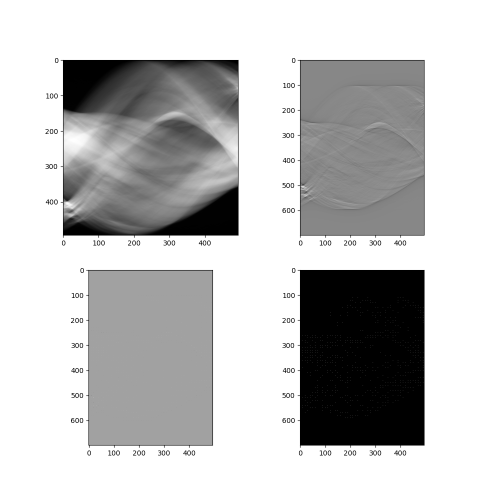
#> input picture addInfo/GirlwithPearl_info.png, 1000 x 1000 px, given as the content of the folder testdata, which was not available (shown at 1/2 size)
$ python main.py
#> lines starting #> are read from the running program, lines starting #| are printed output that depends on the picture; after the words box and inside, x2 and y2 are one past the last pixel; in counts of white or black regions, pixels touching at a corner belong together; pictures that were not available may be replaced by others from this repository, and a replacement may not be noted

import numpy as np
import matplotlib.pyplot as plt
from skimage.transform import radon, rescale
from skimage.io import imread, imsave
from functools import partial
from scipy.fft import fft, ifft
from skimage import exposure
import random
import re
from os import listdir
from os.path import isfile, join
import sys

"""### Cчитывание картинки """
def read_img(filename):
    image = imread(filename, as_gray=True)

    if image.shape[0] > 1000 and image.shape[1] > 1000:
        scaling_factor = 700 / image.shape[0]
        print("Image was rescaled. Scaling factor: ", scaling_factor)
        image = rescale(image, scaling_factor, anti_aliasing=True)

    # plt.rcParams['figure.figsize'] = [10, 10]

    # plt.axis('off')
    # plt.imshow(image, cmap=plt.cm.Greys_r)

    return image

"""### Форматирвоание под тип квадратной картинки с круглым наполнением внутри """
def procces_to_circle(image):
    round_size = int(np.floor(np.sqrt((max(image.shape[0], image.shape[1])) ** 2 / 2.0)))

    a1 = (image.shape[0] - round_size) // 2
    a2 = (image.shape[1] - round_size) // 2

    cropped = image[a1:image.shape[0] - a1, a2:image.shape[1] - a2]
    rounded = np.zeros((round_size, round_size))

    for i, row in enumerate(rounded):
        for j, line in enumerate(row):
            rounded[i][j] = cropped[i][j]

    radius = round_size // 2
    xpr, ypr = np.mgrid[:round_size, :round_size] - radius

    out_circle = (xpr ** 2 + ypr ** 2) > radius ** 2
    rounded[out_circle] = 0.

    # plt.imshow(rounded, cmap=plt.cm.Greys_r)

    return rounded

"""### Получение синограмы с помощью прямого преоброзования радона пунтк 1 алгоритма из задания """
def get_sinogram(rounded, theta):
    theta_x = np.linspace(theta[0], theta[1], max(rounded.shape), endpoint=False)
    sinogram = radon(rounded, theta=theta_x, circle=True)
    # plt.imshow(sinogram, cmap=plt.cm.Greys_r)
    return sinogram, theta_x

"""###Выравнивание и паддинг с учетом "круглости" картинки """
def cicrcle_padding(sinogram):
    diagonal = int(np.ceil(np.sqrt(2) * sinogram.shape[0]))
    pad = diagonal - sinogram.shape[0]
    old_center = sinogram.shape[0] // 2
    new_center = diagonal // 2
    pad_before = new_center - old_center
    pad_width = ((pad_before, pad - pad_before), (0, 0))
    radon_image = np.pad(sinogram, pad_width, mode='constant', constant_values=0)
    return radon_image


"""###Свертка проекций с рамп-фильтром пунтк 2 алгоритма из задания """
def ramp_filter(radon_image):

    img_shape = radon_image.shape[0]

    # Resize image to next power of two (but no less than 64) for
    # Fourier analysis; speeds up Fourier and lessens artifacts
    size = max(64, int(2 ** np.ceil(np.log2(2 * img_shape))))

    n = np.concatenate((np.arange(1, size / 2 + 1, 2, dtype=int),
                            np.arange(size / 2 - 1, 0, -2, dtype=int)))
    f = np.zeros(size)
    f[0] = 0.25
    f[1::2] = -1 / (np.pi * n) ** 2

    # # Computing the ramp filter from the fourier transform of its
    # # frequency domain representation lessens artifacts and removes a
    # # small bias as explained in [1], Chap 3. Equation 61
    fourier_filter = 2 * np.real(fft(f))         # ramp filter
    filter = fourier_filter[:, np.newaxis]

    pad_width = ((0, size - img_shape), (0, 0))
    img = np.pad(radon_image, pad_width, mode='constant', constant_values=0)

    projection = fft(img, axis=0) * filter
    radon_filtered = np.real(ifft(projection, axis=0)[:img_shape, :])

    # plt.imshow(radon_filtered, cmap=plt.cm.Greys_r)
    return radon_filtered

"""### Прореживание проекций по пространственной переменной(как я понял этот шаг) пунтк 3 алгоритма из задания """
def thinning(radon_filtered, n_strings = 45):
    # print(radon_filtered.shape)

    n = int(radon_filtered.shape[1] / n_strings)
    # print(int(n))

    reduced = np.zeros(radon_filtered.shape)

    for i, row in enumerate(radon_filtered):
        for j, line in enumerate(row):
            if j % n == 0 and i % n == 0:
                reduced[i][j] = line

    # plt.imshow(reduced, cmap=plt.cm.Greys_r)
    return reduced

"""### Нормировка разбитая на куски по шагам пунтк 4 алгоритма из задания """
def normolizing(reduced):
    non_zero = np.zeros(reduced.shape)

    for i, row in enumerate(reduced):
        for j, line in enumerate(row):
            non_zero[i][j] = line if line > 0 else 0

    # plt.imshow(non_zero, cmap=plt.cm.Greys_r)

    normolized = exposure.adjust_gamma(non_zero)

    # plt.imshow(normolized, cmap=plt.cm.Greys_r)
    return normolized

"""###Бинарное распыление синограммы пунтк 5 алгоритма из задания """
def binarization(normolized):
    binary_img = np.zeros(normolized.shape)

    val = [0, 1]
    for i, row in enumerate(normolized):
        for j, line in enumerate(row):
            l = random.choices(val, weights=[1 - line, line], k=1)
            binary_img[i][j] = l[0]

    # plt.imshow(binary_img, cmap=plt.cm.Greys_r)
    return binary_img

"""###Обратное преобразование радона пукнт 6 алгоритма из задания """
def back_projection(binary_img, theta):
    angles_count = len(theta)

    img_shape = binary_img.shape[0]
    output_size = int(np.floor(np.sqrt((img_shape) ** 2 / 2.0)))
    reconstructed = np.zeros((output_size, output_size))
    radius = output_size // 2
    xpr, ypr = np.mgrid[:output_size, :output_size] - radius
    x = np.arange(img_shape) - img_shape // 2

    for col, angle in zip(binary_img.T, np.deg2rad(theta)):
        t = ypr * np.cos(angle) - xpr * np.sin(angle)
        interpolant = partial(np.interp, xp=x, fp=col, left=0, right=0)
        reconstructed += interpolant(t)


    out_reconstruction_circle = (xpr ** 2 + ypr ** 2) > radius ** 2
    reconstructed[out_reconstruction_circle] = 0.

    reconstructed = reconstructed * np.pi / (2 * angles_count)

    return reconstructed

def get_stringart(src_file, n_strings = 45, theta = [0, 180], draw_add_info = True, name = "_"):
    image = read_img(src_file)
    rounded = procces_to_circle(image)
    sinogram, theta_x = get_sinogram(rounded, theta)
    circled = cicrcle_padding(sinogram)
    radon_filtered = ramp_filter(circled)
    reduced_img = thinning(radon_filtered, n_strings)
    normolized_img = normolizing(reduced_img)
    binary_img = binarization(normolized_img)
    reconstructed = back_projection(binary_img, theta_x)

    if draw_add_info:
        f = plt.figure(figsize=(10, 10))
        f.add_subplot(2,2, 1)
        plt.imshow(sinogram, cmap=plt.cm.Greys_r)
        f.add_subplot(2,2, 2)
        plt.imshow(radon_filtered, cmap=plt.cm.Greys_r)
        f.add_subplot(2,2, 3)
        plt.imshow(reduced_img, cmap=plt.cm.Greys_r)
        f.add_subplot(2,2, 4)
        plt.imshow(binary_img, cmap=plt.cm.Greys_r)
        plt.savefig("addInfo/" + name + "_info.png")
        plt.show(block=True)
        # plt.savefig("addInfo/info.png")

    return reconstructed

def main():
    if len(sys.argv) == 1:
        print("No arguments passed")
        print("For list of arguments use -h or -help")
        print("Using deafult params")
    else:
        cmd = sys.argv[1]
        if (cmd == '-h' or cmd == '-help' or cmd == '--help' or cmd == '--h'):
            print("filename")
            print("     Получить String Art из данного файла")
            print("filename num_threads")
            print("     Получить String Art из данного файла c заданным количесвтом нитей")
            print("     @:param num_threads: Количество нитей в итоговом изображении")
            print("filename num_threads end_angles")
            print("     Получить String Art из данного файла c заданным количесвтом нитей")
            print("     @:param num_threads: Количество нитей в итоговом изображении")
            print("     @:param end_angles: Угол до которого делается радон)")
            return 0

    filename = "testdata/GirlwithPearl.png"
    theta = [0., 180.]
    n = 70
    if (len(sys.argv) == 1):
        onlyfiles = [f for f in listdir("testdata") if isfile(join("testdata", f))]
        print(onlyfiles)
        for file in onlyfiles:
            filename = "testdata/" + file
            result = re.search(r'/\w+.\w+', filename)
            # print(result[0] if result else 'Not found')
            name = result[0][1:len(result[0]) - 4]
            print(name)

            art = get_stringart(filename, n_strings=n, theta=theta, name=name)
#> in read_img, image is the input picture: shape (1000, 1000) float64; min 0, max 1, mean 0.763
#> in procces_to_circle, `rounded[out_circle] = 0.`:
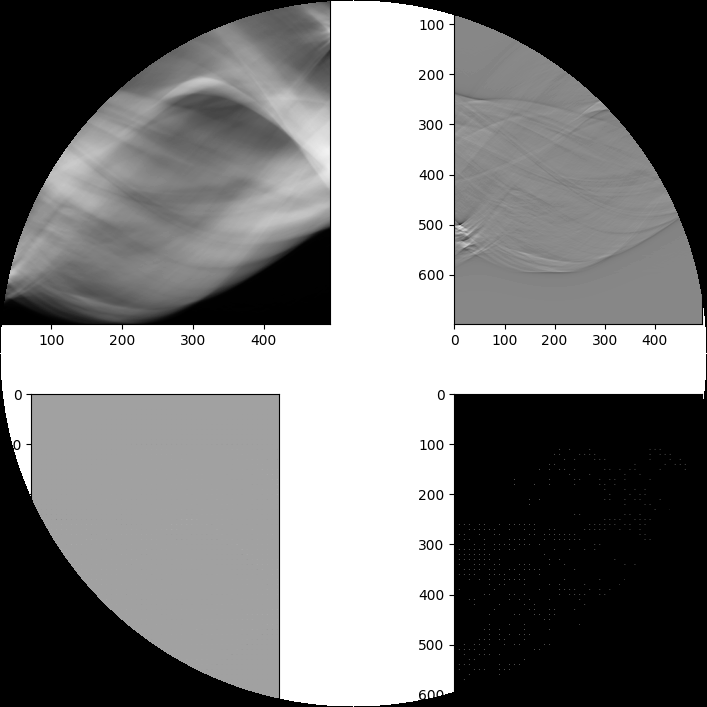
#> rounded: shape (707, 707) float64; min 0, max 1, mean 0.489
#> in get_sinogram, `sinogram = radon(rounded, theta=theta_x, circle=True)`:
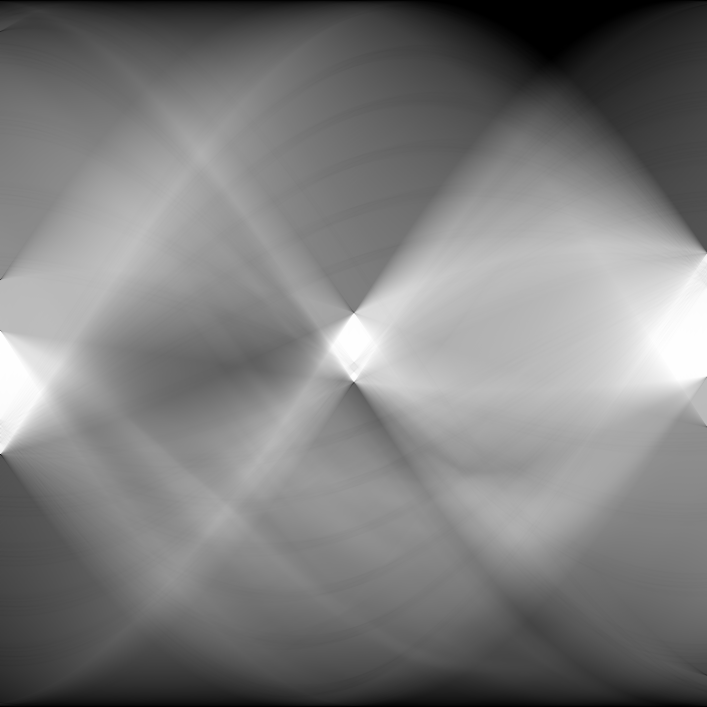
#> sinogram: shape (707, 707) float64; min 0, max 707, mean 345.7; drawn with min black and max white
#> in get_stringart, `sinogram, theta_x = get_sinogram(rounded, theta)`: theta_x = 707 values from 0 to 179.7
#> in ramp_filter, `img = np.pad(radon_image, pad_width, mode='constant', constant_values=0)`:
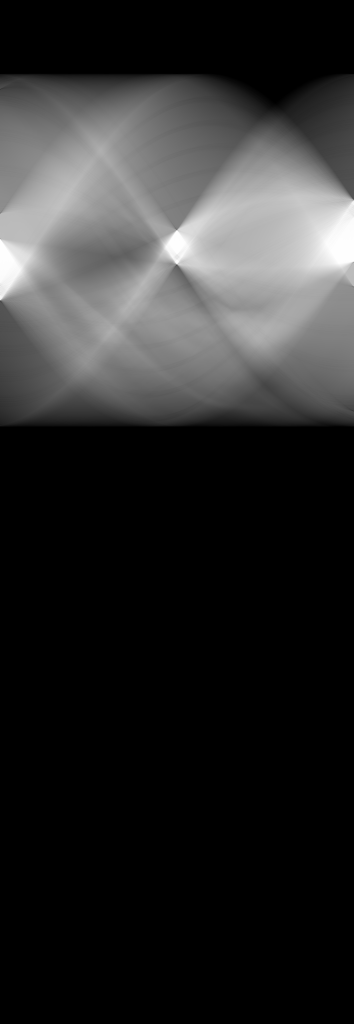
#> img: shape (2048, 707) float64 (shown at 1/2 size); min 0, max 707, mean 119.3; drawn with min black and max white
#> after the loop in binarization, `for i, row in enumerate(normolized):`:
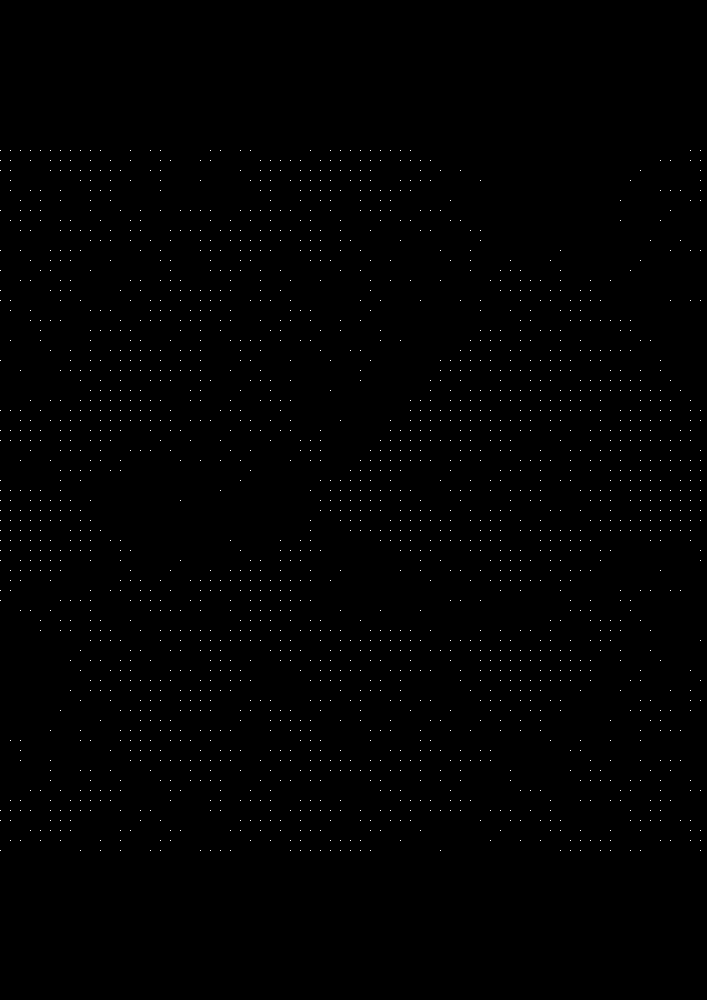
#> binary_img: shape (1000, 707) float64; values 0 (black) and 1 (white), 0.3% white in thin lines or dots, all inside (x1, y1, x2, y2) = (0, 150, 701, 851)
#> in back_projection, `angles_count = len(theta)`: angles_count = 707
#> the loop in back_projection, `for col, angle in zip(binary_img.T, np.deg2rad(theta)):` made 707 passes
#> angle on passes 1 to 3: 0, 0.00444, 0.00889
#> pass 1, in back_projection, `reconstructed += interpolant(t)`:
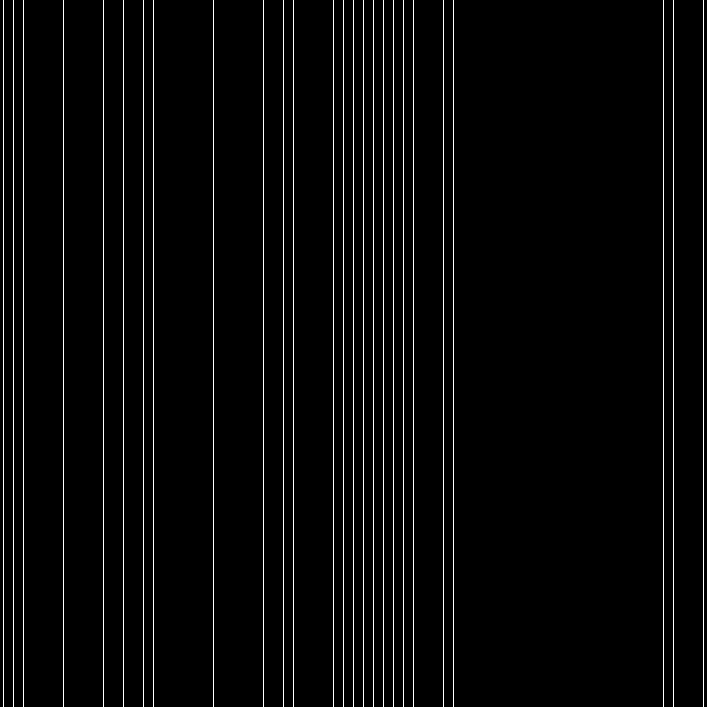
#> reconstructed: shape (707, 707) float64; values 0 (black) and 1 (white), 3.7% white in thin lines or dots
#> after the loop in back_projection, `for col, angle in zip(binary_img.T, np.deg2rad(theta)):`:
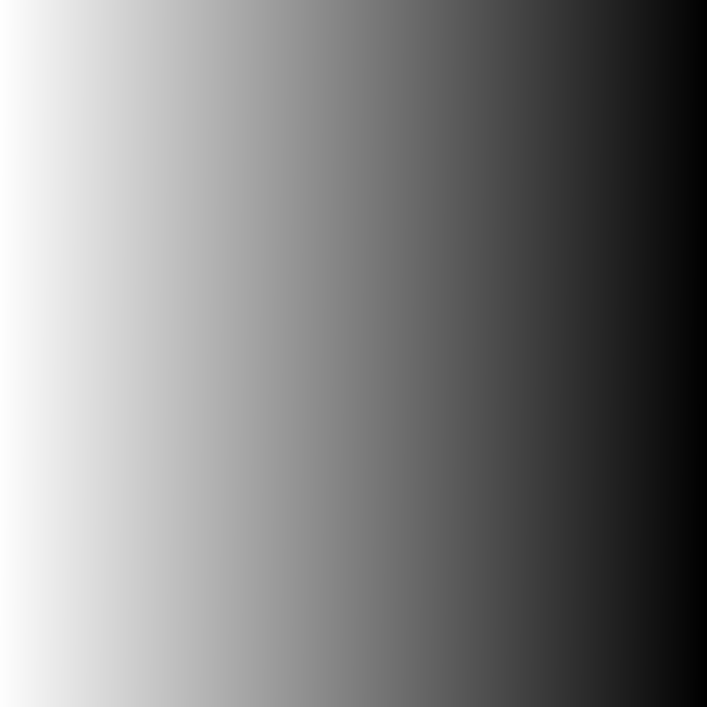
#> t: shape (707, 707) float64; min -354.6, max 354.6, mean 0; drawn with min black and max white
#> in back_projection, `reconstructed[out_reconstruction_circle] = 0.`:
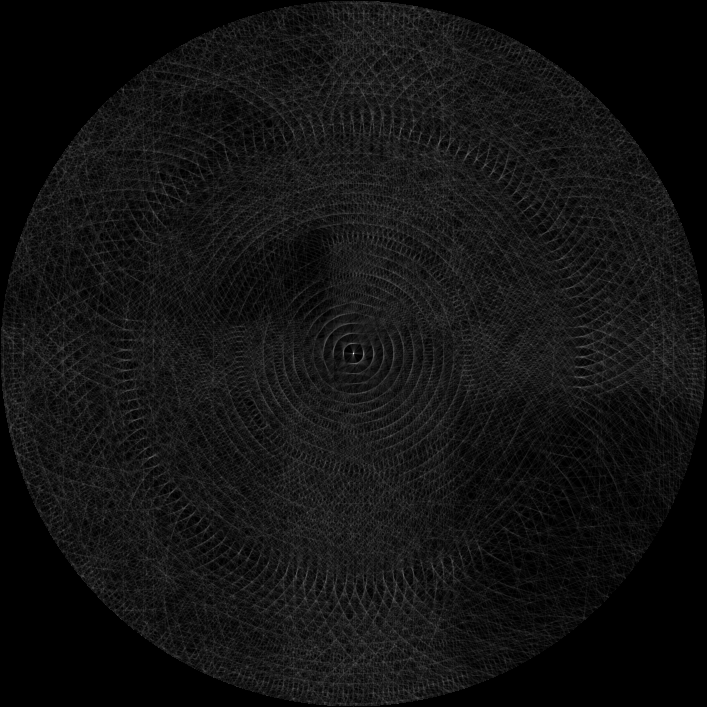
#> reconstructed: shape (707, 707) float64; min 0, max 33, mean 2.4; drawn with min black and max white
            f = plt.figure(figsize=(10, 10))
            plt.axis('off')
            plt.imshow(art, cmap=plt.cm.Greys_r)
            plt.savefig("results/" + name + "_result.png")
            plt.show(block=True)
        return 0

    if (len(sys.argv) == 2):
        filename = sys.argv[1]

    if (len(sys.argv) == 3):
        filename = sys.argv[1]
        n = int(sys.argv[2])

    if (len(sys.argv) == 4):
        filename = sys.argv[1]
        n = int(sys.argv[2])
        theta = [0., float(sys.argv[3])]

    result = re.search(r'/\w+.\w+', filename)
    # print(result[0] if result else 'Not found')
    name = result[0][1:len(result[0]) - 4]
    print(name)

    art = get_stringart(filename, n_strings=n, theta=theta, name=name)
    f = plt.figure(figsize=(10, 10))
    plt.axis('off')
    plt.imshow(art, cmap=plt.cm.Greys_r)
    plt.savefig("results/" + name + "_result.png")

    return 0

if __name__== "__main__":
  main()
